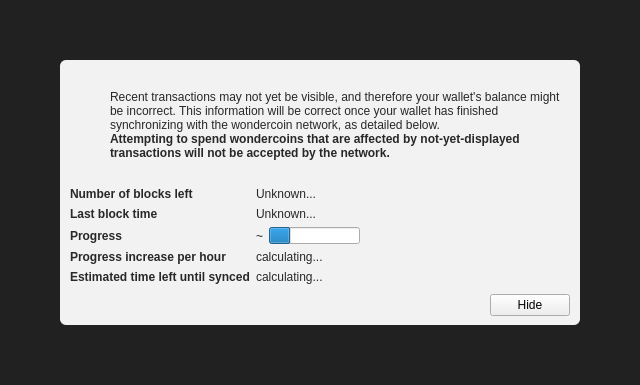
<?xml version="1.0" encoding="UTF-8"?>
<ui version="4.0">
 <class>ModalOverlay</class>
 <widget class="ModalOverlay" name="ModalOverlay">
  <property name="geometry">
   <rect>
    <x>0</x>
    <y>0</y>
    <width>640</width>
    <height>385</height>
   </rect>
  </property>
  <property name="windowTitle">
   <string>Form</string>
  </property>
  <layout class="QVBoxLayout" name="verticalLayout" stretch="0">
   <property name="sizeConstraint">
    <enum>QLayout::SetDefaultConstraint</enum>
   </property>
   <property name="leftMargin">
    <number>0</number>
   </property>
   <property name="topMargin">
    <number>0</number>
   </property>
   <property name="rightMargin">
    <number>0</number>
   </property>
   <property name="bottomMargin">
    <number>0</number>
   </property>
   <item>
    <widget class="QWidget" name="bgWidget" native="true">
     <property name="styleSheet">
      <string notr="true">#bgWidget { background: rgba(0,0,0,220); }</string>
     </property>
     <layout class="QVBoxLayout" name="verticalLayoutMain" stretch="1">
      <property name="leftMargin">
       <number>60</number>
      </property>
      <property name="topMargin">
       <number>60</number>
      </property>
      <property name="rightMargin">
       <number>60</number>
      </property>
      <property name="bottomMargin">
       <number>60</number>
      </property>
      <item>
       <widget class="QWidget" name="contentWidget" native="true">
        <property name="styleSheet">
         <string notr="true">#contentWidget { background: rgba(255,255,255,240); border-radius: 6px; }

QLabel { color: rgb(40,40,40);  }</string>
        </property>
        <layout class="QVBoxLayout" name="verticalLayoutSub" stretch="1,0,0,0">
         <property name="spacing">
          <number>0</number>
         </property>
         <property name="leftMargin">
          <number>10</number>
         </property>
         <property name="topMargin">
          <number>10</number>
         </property>
         <property name="rightMargin">
          <number>10</number>
         </property>
         <property name="bottomMargin">
          <number>10</number>
         </property>
         <item>
          <layout class="QHBoxLayout" name="horizontalLayoutIconText" stretch="0,1">
           <property name="topMargin">
            <number>20</number>
           </property>
           <item>
            <layout class="QVBoxLayout" name="verticalLayoutIcon">
             <property name="leftMargin">
              <number>0</number>
             </property>
             <item>
              <widget class="QPushButton" name="warningIcon">
               <property name="enabled">
                <bool>false</bool>
               </property>
               <property name="text">
                <string/>
               </property>
               <property name="icon">
                <iconset>
                 <normaloff>:/icons/warning</normaloff>
                 <disabledoff>:/icons/warning</disabledoff>:/icons/warning</iconset>
               </property>
               <property name="iconSize">
                <size>
                 <width>48</width>
                 <height>48</height>
                </size>
               </property>
               <property name="flat">
                <bool>true</bool>
               </property>
              </widget>
             </item>
             <item>
              <spacer name="verticalSpacerWarningIcon">
               <property name="orientation">
                <enum>Qt::Vertical</enum>
               </property>
               <property name="sizeHint" stdset="0">
                <size>
                 <width>20</width>
                 <height>40</height>
                </size>
               </property>
              </spacer>
             </item>
            </layout>
           </item>
           <item>
            <layout class="QVBoxLayout" name="verticalLayoutInfoText">
             <property name="leftMargin">
              <number>0</number>
             </property>
             <property name="topMargin">
              <number>0</number>
             </property>
             <item>
              <widget class="QLabel" name="infoText">
               <property name="text">
                <string>Recent transactions may not yet be visible, and therefore your wallet's balance might be incorrect. This information will be correct once your wallet has finished synchronizing with the wondercoin network, as detailed below.</string>
               </property>
               <property name="textFormat">
                <enum>Qt::RichText</enum>
               </property>
               <property name="wordWrap">
                <bool>true</bool>
               </property>
              </widget>
             </item>
             <item>
              <widget class="QLabel" name="infoTextStrong">
               <property name="font">
                <font>
                 <weight>75</weight>
                 <bold>true</bold>
                </font>
               </property>
               <property name="text">
                <string>Attempting to spend wondercoins that are affected by not-yet-displayed transactions will not be accepted by the network.</string>
               </property>
               <property name="textFormat">
                <enum>Qt::RichText</enum>
               </property>
               <property name="wordWrap">
                <bool>true</bool>
               </property>
              </widget>
             </item>
             <item>
              <spacer name="verticalSpacerInTextSpace">
               <property name="orientation">
                <enum>Qt::Vertical</enum>
               </property>
               <property name="sizeHint" stdset="0">
                <size>
                 <width>20</width>
                 <height>40</height>
                </size>
               </property>
              </spacer>
             </item>
            </layout>
           </item>
          </layout>
         </item>
         <item>
          <spacer name="verticalSpacerAfterText">
           <property name="orientation">
            <enum>Qt::Vertical</enum>
           </property>
           <property name="sizeHint" stdset="0">
            <size>
             <width>20</width>
             <height>40</height>
            </size>
           </property>
          </spacer>
         </item>
         <item>
          <layout class="QFormLayout" name="formLayout">
           <property name="fieldGrowthPolicy">
            <enum>QFormLayout::FieldsStayAtSizeHint</enum>
           </property>
           <property name="horizontalSpacing">
            <number>6</number>
           </property>
           <property name="verticalSpacing">
            <number>6</number>
           </property>
           <property name="topMargin">
            <number>10</number>
           </property>
           <item row="0" column="0">
            <widget class="QLabel" name="labelNumberOfBlocksLeft">
             <property name="font">
              <font>
               <weight>75</weight>
               <bold>true</bold>
              </font>
             </property>
             <property name="text">
              <string>Number of blocks left</string>
             </property>
            </widget>
           </item>
           <item row="0" column="1">
            <widget class="QLabel" name="numberOfBlocksLeft">
             <property name="text">
              <string>Unknown...</string>
             </property>
            </widget>
           </item>
           <item row="1" column="0">
            <widget class="QLabel" name="labelLastBlockTime">
             <property name="font">
              <font>
               <weight>75</weight>
               <bold>true</bold>
              </font>
             </property>
             <property name="text">
              <string>Last block time</string>
             </property>
            </widget>
           </item>
           <item row="1" column="1">
            <widget class="QLabel" name="newestBlockDate">
             <property name="sizePolicy">
              <sizepolicy hsizetype="Maximum" vsizetype="Preferred">
               <horstretch>0</horstretch>
               <verstretch>0</verstretch>
              </sizepolicy>
             </property>
             <property name="text">
              <string>Unknown...</string>
             </property>
            </widget>
           </item>
           <item row="2" column="0">
            <widget class="QLabel" name="labelSyncDone">
             <property name="font">
              <font>
               <weight>75</weight>
               <bold>true</bold>
              </font>
             </property>
             <property name="text">
              <string>Progress</string>
             </property>
            </widget>
           </item>
           <item row="2" column="1">
            <layout class="QHBoxLayout" name="horizontalLayoutSync" stretch="0,1">
             <item>
              <widget class="QLabel" name="percentageProgress">
               <property name="text">
                <string notr="true">~</string>
               </property>
              </widget>
             </item>
             <item>
              <widget class="QProgressBar" name="progressBar">
               <property name="value">
                <number>24</number>
               </property>
               <property name="format">
                <string/>
               </property>
              </widget>
             </item>
            </layout>
           </item>
           <item row="4" column="0">
            <widget class="QLabel" name="labelProgressIncrease">
             <property name="font">
              <font>
               <weight>75</weight>
               <bold>true</bold>
              </font>
             </property>
             <property name="text">
              <string>Progress increase per hour</string>
             </property>
            </widget>
           </item>
           <item row="4" column="1">
            <widget class="QLabel" name="progressIncreasePerH">
             <property name="text">
              <string>calculating...</string>
             </property>
            </widget>
           </item>
           <item row="5" column="0">
            <widget class="QLabel" name="labelEstimatedTimeLeft">
             <property name="font">
              <font>
               <weight>75</weight>
               <bold>true</bold>
              </font>
             </property>
             <property name="text">
              <string>Estimated time left until synced</string>
             </property>
            </widget>
           </item>
           <item row="5" column="1">
            <widget class="QLabel" name="expectedTimeLeft">
             <property name="text">
              <string>calculating...</string>
             </property>
            </widget>
           </item>
          </layout>
         </item>
         <item>
          <layout class="QHBoxLayout" name="horizontalLayoutButtons">
           <property name="leftMargin">
            <number>10</number>
           </property>
           <property name="topMargin">
            <number>10</number>
           </property>
           <item>
            <spacer name="horizontalSpacer">
             <property name="orientation">
              <enum>Qt::Horizontal</enum>
             </property>
             <property name="sizeHint" stdset="0">
              <size>
               <width>40</width>
               <height>20</height>
              </size>
             </property>
            </spacer>
           </item>
           <item>
            <widget class="QPushButton" name="closeButton">
             <property name="text">
              <string>Hide</string>
             </property>
            </widget>
           </item>
          </layout>
         </item>
        </layout>
       </widget>
      </item>
     </layout>
    </widget>
   </item>
  </layout>
 </widget>
 <customwidgets>
  <customwidget>
   <class>ModalOverlay</class>
   <extends>QWidget</extends>
   <header>modaloverlay.h</header>
   <container>1</container>
  </customwidget>
 </customwidgets>
 <resources/>
 <connections/>
</ui>
